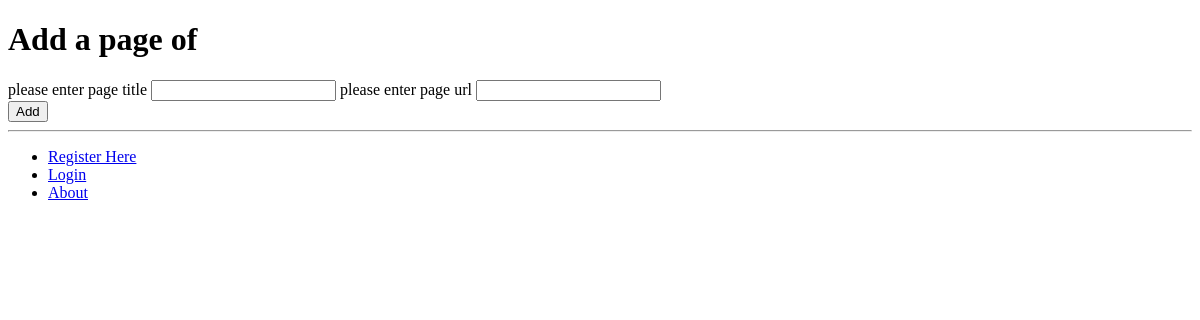
Page /rango/category/fucking/add_page/ on the earlier database version.
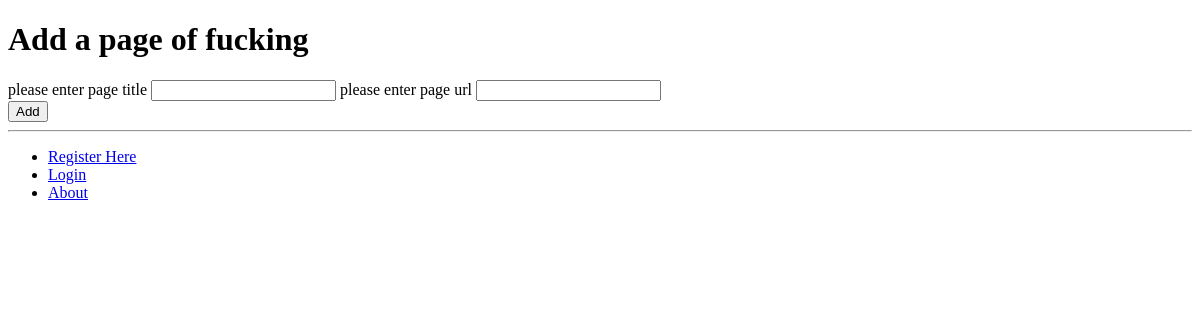
Same page on the later database version.
### rango/models.py (models this page shows, shortened)
class Category(models.Model):
    name = models.CharField(max_length=200, unique=True)
    visits = models.IntegerField(default=0)
    likes = models.IntegerField(default=0)
    slug = models.SlugField()

### rango/views.py (the view)
# urls.py: url(r'^category/(\w+)/add_page/$', views.add_page, name='add_page'),
def add_page(request, category_name_slug):
    try:
        cat = Category.objects.get(slug=category_name_slug)
    except Category.DoesNotExist:
        cat = None
    if request.method == 'POST':
        form = PageForm(request.POST)
        if form and form.is_valid():
            if cat:
                page = form.save(commit=False)
                page.category = cat
                page.save()
                return category(request, category_name_slug)
        else:
            print(form.errors)
    else:
        form = PageForm()
    context = {'form': form, 'category': cat}
    return render(request, 'rango/add_page.html', context)

### rango/forms.py (shortened to what this page needs)
class PageForm(ModelForm):
    title = forms.CharField(max_length=200, help_text='please enter page title')
    url = forms.URLField(max_length=200, help_text='please enter page url')
    views = forms.IntegerField(widget=forms.HiddenInput(), initial=0)
    class Meta:
        model = Page
        exclude = ('category',)

### rango/templates/rango/add_page.html (shortened to what this page needs)
{% extends 'rango/base.html' %}
{% block block_body %}
    <h1>Add a page of {{ category.name }}</h1>
    <form method="post" action="{% url 'rango:add_page' category.slug %}">
        {% if form %}
            {% for f in form.visible_fields %}
                {{ f.help_text }}
                {{ f }}
            {% endfor %}
        {% endif %}
        <br/>
        <input type="submit" name="submit" value="Add">
    </form>
{% endblock %}

Differences in the rows shown:
added Category: name "fucking"
